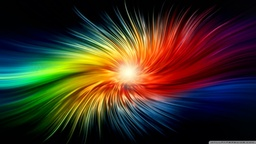
#> input picture C.jpg, 256 x 144 px, shrunk from 1920 x 1080 before the run, found by its file name
$ jupyter execute 'IMAGE SEGUMENTION USING K- MEANS -CLUSTRING.ipynb'
#> lines starting #> are read from the running program, lines starting #| are printed output that depends on the picture
[cell 1]
import cv2
import numpy as np
import matplotlib.pyplot as plt

# READING IMAGE

[cell 2]
img = cv2.imread("C:\\Users\\aedpu\\Gurubalan Final year\\C.jpg")
#> img is the input picture: shape (144, 256, 3); mean B, G, R 34.7, 49.4, 61.1
img = cv2.cvtColor(img,cv2.COLOR_BGR2RGB)
plt.imshow(img)

[cell 3]
img

# RDB COVERSION

[cell 4]
imrgb =cv2.cvtColor(img,cv2.COLOR_BGR2RGB)

# RESHAPE

[cell 5]
vec = imrgb.reshape((-1,3))
vec.shape
#> Out = (36864, 3)

# FLOAT CONVERSION

[cell 6]
vec = np.float32(vec)

# iteration termination criiteria

[cell 7]
criteria = (cv2.TERM_CRITERIA_EPS + cv2.TERM_CRITERIA_MAX_ITER,100,1 )

# CLUSTER CONDITIONS

[cell 8]
k = 4
attempts = 100

# k- MEANS CLUSTERING

[cell 9]
ret,label,center = cv2.kmeans(vec,k,None,criteria,attempts,cv2.KMEANS_PP_CENTERS)
#> ret = 106714639.1; center = [[88.02, 122.6, 51.52], [17.1, 34.82, 150.4], [21.43, 12.27, 10.33], [65.15, 170.9, 212.2]]

# UNIT CONVERSION

[cell 10]
center = np.uint8(center)
#> center = [[88, 122, 51], [17, 34, 150], [21, 12, 10], [65, 170, 212]]

# Flattening and Reshape

[cell 11]
res = center[label.flatten()]
res_img = res.reshape((imrgb.shape))
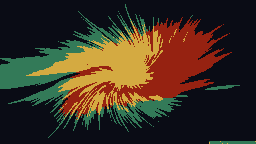
#> res_img: shape (144, 256, 3); mean B, G, R 34.4, 48.9, 60.8

# original image

[cell 12]
cv2.imshow('original',img)
cv2.imshow('segmented' ,res_img)

cv2.waitKey(0)
cv2.destroyAllWindows()

[cell 13]
cv2.imwrite('segmented.jpg',res_img)
#> Out = True


$ run again, with saveimage302.png saved as C.jpg
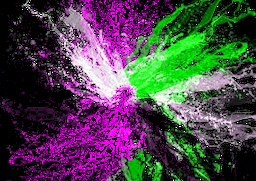
#> input picture saveimage302.png, 256 x 181 px, shrunk from 267 x 189 before the run, found by its file name
#> img is the input picture: shape (181, 256, 3); mean B, G, R 76, 68.1, 76
#> `ret,label,center = cv2.kmeans(vec,k,None,criteria,attempts,cv2.KMEANS_..`: ret = 145431969.3; center = [[45.18, 184.6, 45.16], [208.8, 186.8, 208.8], [141, 52.81, 141.1], [22.16, 15.42, 22.07]]
#> `center = np.uint8(center)`: center = [[45, 184, 45], [208, 186, 208], [140, 52, 141], [22, 15, 22]]
#> `res_img = res.reshape((imrgb.shape))`:
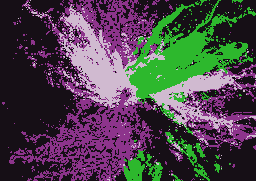
#> res_img: shape (181, 256, 3); mean B, G, R 75.5, 67.6, 75.8
#> `cv2.imwrite('segmented.jpg',res_img)`: Out = True

$ run again, with saveimage31.png saved as C.jpg
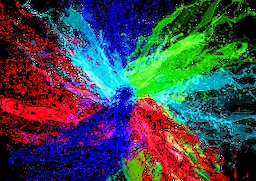
#> input picture saveimage31.png, 256 x 181 px, shrunk from 267 x 189 before the run, found by its file name
#> img is the input picture: shape (181, 256, 3); mean B, G, R 77.1, 68.1, 62.5
#> `ret,label,center = cv2.kmeans(vec,k,None,criteria,attempts,cv2.KMEANS_..`: ret = 241424080.7; center = [[56.53, 41.52, 181.6], [137.8, 35.27, 26.59], [19.87, 20.98, 24.26], [128.3, 189.8, 57.38]]
#> `center = np.uint8(center)`: center = [[56, 41, 181], [137, 35, 26], [19, 20, 24], [128, 189, 57]]
#> `res_img = res.reshape((imrgb.shape))`:
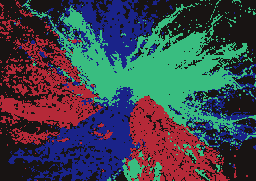
#> res_img: shape (181, 256, 3); mean B, G, R 76.4, 67.4, 62.1
#> `cv2.imwrite('segmented.jpg',res_img)`: Out = True
